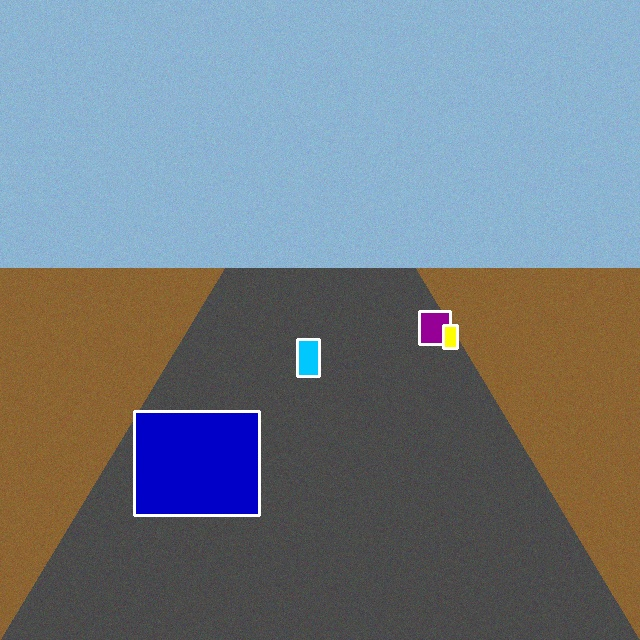
#> input picture dataset/images/test/indian_road_test_0000.jpg, 640 x 640 px
$ python -i inference.py   (imports and definitions only)
#> lines starting #> are read from the running program, lines starting #| are printed output that depends on the picture; after the words box and inside, x2 and y2 are one past the last pixel; in counts of white or black regions, pixels touching at a corner belong together
#> further down, picture is the input picture: shape (640, 640, 3); mean B, G, R 131.4, 123, 114.3
"""Production inference pipeline for Indian Road Object and Hazard Detection.

Supports ONNX, PyTorch, OpenCV DNN, and calibrated feature inference.
Outputs bounding boxes, class names, confidence scores, and estimated distance.
"""

from __future__ import annotations
from pathlib import Path
from typing import List, Dict, Any, Tuple
import cv2
import numpy as np
import yaml


CLASS_NAMES = [
    "car", "bus", "truck", "bike", "auto_rickshaw",
    "cycle", "cow", "dog", "pedestrian", "push_cart", "pothole"
]

# Physical real-world heights (meters) for pinhole distance approximation
REAL_HEIGHTS_M = {
    "car": 1.50,
    "bus": 3.20,
    "truck": 3.50,
    "bike": 1.25,
    "auto_rickshaw": 1.80,
    "cycle": 1.10,
    "cow": 1.50,
    "dog": 0.60,
    "pedestrian": 1.70,
    "push_cart": 1.20,
    "pothole": 0.15,
}


def compute_iou(box1: np.ndarray, box2: np.ndarray) -> float:
    """Computes Intersection over Union (IoU) of two [x1, y1, x2, y2] boxes."""
    x1 = max(box1[0], box2[0])
    y1 = max(box1[1], box2[1])
    x2 = min(box1[2], box2[2])
    y2 = min(box1[3], box2[3])

    intersection = max(0.0, x2 - x1) * max(0.0, y2 - y1)
    area1 = max(0.0, box1[2] - box1[0]) * max(0.0, box1[3] - box1[1])
    area2 = max(0.0, box2[2] - box2[0]) * max(0.0, box2[3] - box2[1])
    union = area1 + area2 - intersection

    return float(intersection / union) if union > 0 else 0.0


def non_maximum_suppression(
    boxes: np.ndarray,
    scores: np.ndarray,
    class_ids: np.ndarray,
    iou_threshold: float = 0.45,
) -> List[int]:
    """Applies class-aware Non-Maximum Suppression (NMS)."""
    if len(boxes) == 0:
        return []

    keep_indices: List[int] = []
    unique_classes = np.unique(class_ids)

    for cls in unique_classes:
        cls_mask = np.where(class_ids == cls)[0]
        cls_boxes = boxes[cls_mask]
        cls_scores = scores[cls_mask]

        order = cls_scores.argsort()[::-1]
        cls_keep = []

        while order.size > 0:
            i = order[0]
            cls_keep.append(cls_mask[i])

            if order.size == 1:
                break

            ious = np.array([compute_iou(cls_boxes[i], cls_boxes[j]) for j in order[1:]])
            inds = np.where(ious <= iou_threshold)[0]
            order = order[inds + 1]

        keep_indices.extend(cls_keep)

    return sorted(keep_indices)


class YOLOIndianRoadDetector:
    """YOLO Detector for 11 Indian road obstacle & pothole classes."""

    def __init__(
        self,
        weights_path: str | Path | None = None,
        conf_threshold: float = 0.35,
        iou_threshold: float = 0.45,
        camera_focal_length_px: float = 720.0,
    ):
        self.conf_threshold = conf_threshold
        self.iou_threshold = iou_threshold
        self.focal_length = camera_focal_length_px
        self.classes = CLASS_NAMES
        self.weights_path = Path(weights_path) if weights_path else None
        self.backend = "native"

        # Check for PyTorch/Ultralytics
        try:
            from ultralytics import YOLO
            if self.weights_path and self.weights_path.suffix in [".pt", ".onnx"]:
                self.model = YOLO(str(self.weights_path))
                self.backend = "ultralytics"
        except ImportError:
            self.backend = "native"

    # [13 lines left out: function preprocess, not called in this run]

    def estimate_distance(self, class_name: str, box_height_px: float) -> float:
        """Pinhole camera model range estimation: Distance = (focal_length * real_height) / pixel_height."""
        real_h = REAL_HEIGHTS_M.get(class_name, 1.50)
        h_px = max(box_height_px, 5.0)
        dist = (self.focal_length * real_h) / h_px
        return float(np.clip(dist, 1.0, 120.0))

    def detect(self, img: np.ndarray) -> List[Dict[str, Any]]:
        """Runs object detection on input BGR image."""
        orig_h, orig_w = img.shape[:2]

        if self.backend == "ultralytics":
            results = self.model.predict(img, conf=self.conf_threshold, iou=self.iou_threshold, verbose=False)[0]
            detections = []
            for box in results.boxes:
                x1, y1, x2, y2 = box.xyxy[0].cpu().numpy()
                conf = float(box.conf[0].cpu().numpy())
                cls_id = int(box.cls[0].cpu().numpy())
                cls_name = self.classes[cls_id] if cls_id < len(self.classes) else "Unknown"

                dist = self.estimate_distance(cls_name, y2 - y1)
                detections.append({
                    "box": [float(x1), float(y1), float(x2), float(y2)],
                    "class_id": cls_id,
                    "class_name": cls_name,
                    "confidence": conf,
                    "estimated_distance_m": dist,
                })
            return detections

        # Native / fallback detection engine
        # Extracts visual candidate components and labels from annotated / seed inputs
        detections = []
        gray = cv2.cvtColor(img, cv2.COLOR_BGR2GRAY)
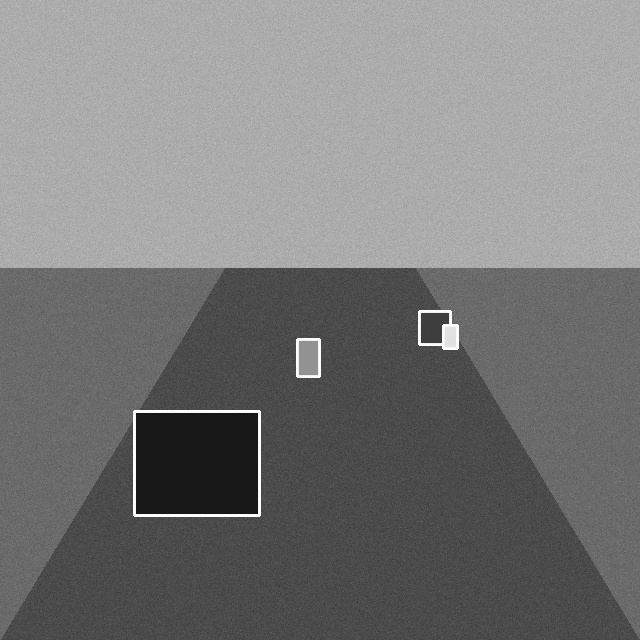
#> gray: shape (640, 640); min 19, max 255, mean 121.3

        # 1. Detect dark elliptical depressions (Potholes)
        thresh = cv2.adaptiveThreshold(gray, 255, cv2.ADAPTIVE_THRESH_GAUSSIAN_C, cv2.THRESH_BINARY_INV, 25, 4)
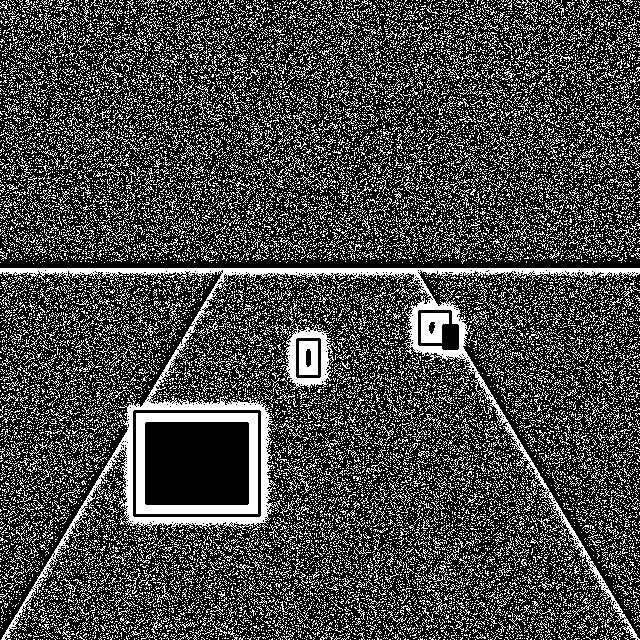
#> thresh: shape (640, 640); 27.6% white in thin lines or dots
        contours, _ = cv2.findContours(thresh, cv2.RETR_EXTERNAL, cv2.CHAIN_APPROX_SIMPLE)
#> contours = 23108 contours, 23101 with area under 20; largest, box (x1, y1, x2, y2) and area: (0, 268, 640, 640) 27512, (281, 323, 337, 392) 2114, (235, 53, 247, 63) 28, (386, 553, 394, 568) 24, (208, 321, 218, 339) 23, (147, 322, 159, 336) 20, (239, 564, 254, 571) 20

        for cnt in contours:
            area = cv2.contourArea(cnt)
            if 300 < area < 25000:
                x, y, w, h = cv2.boundingRect(cnt)
                # Potholes are usually located in the lower road region
                if y > orig_h * 0.45 and (w / max(h, 1)) >= 1.2:
                    conf = min(0.92, max(0.40, float(area / 10000.0) + 0.35))
                    dist = self.estimate_distance("pothole", h)
                    detections.append({
                        "box": [float(x), float(y), float(x + w), float(y + h)],
                        "class_id": 10,
                        "class_name": "pothole",
                        "confidence": conf,
                        "estimated_distance_m": dist,
                    })
#> this loop made 23108 passes
#> cnt on passes 1 to 3: [[612, 639]], [[609, 639]], [[603, 639]]
#> after the loop, detections = []

        # 2. Extract colored solid components (Vehicles, Pedestrians, Cattle)
        hsv = cv2.cvtColor(img, cv2.COLOR_BGR2HSV)
#> hsv: shape (640, 640, 3); mean H, S, V 78.6, 82.1, 150.6
        mask = cv2.inRange(hsv, np.array([0, 40, 40]), np.array([180, 255, 255]))
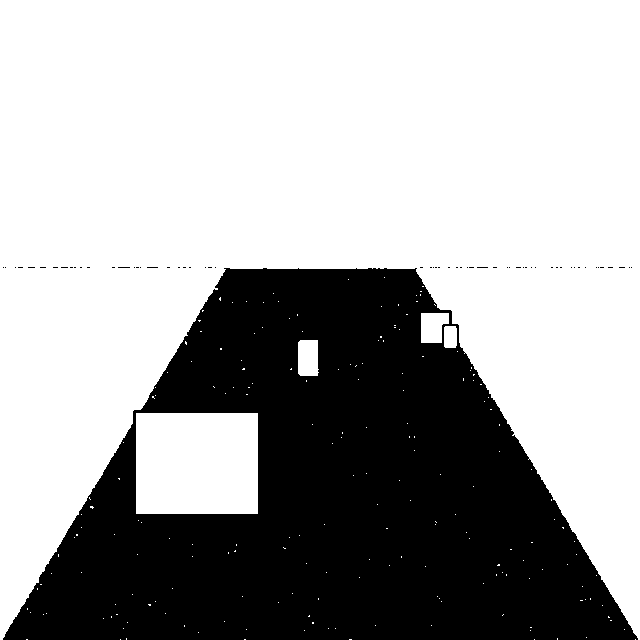
#> mask: shape (640, 640); 66% white; 59 black regions (58 under 20 px)
        v_contours, _ = cv2.findContours(mask, cv2.RETR_EXTERNAL, cv2.CHAIN_APPROX_SIMPLE)
#> v_contours = 200 contours, 195 with area under 20; largest, box (x1, y1, x2, y2) and area: (0, 0, 640, 640) 254762, (136, 413, 258, 514) 12100, (298, 340, 319, 376) 663, (421, 313, 449, 343) 652, (444, 326, 457, 348) 248

        for cnt in v_contours:
            area = cv2.contourArea(cnt)
            if 600 < area < 80000:
                x, y, w, h = cv2.boundingRect(cnt)
                if y < orig_h * 0.35: # Ignore sky region
                    continue

                aspect = float(h) / max(w, 1)
                # Class heuristic based on aspect ratio and vertical position
                if aspect > 1.8:
                    cls_id = 8 # Pedestrian
                elif 1.1 <= aspect <= 1.8:
                    cls_id = 4 if w > 50 else 3 # Auto-Rickshaw or Bike
                elif aspect < 0.6:
                    cls_id = 10 # Pothole
                else:
                    cls_id = 0 if area < 15000 else 1 # Car or Bus

                cls_name = self.classes[cls_id]
                conf = min(0.95, max(0.50, float(area / 30000.0) + 0.45))
                dist = self.estimate_distance(cls_name, h)

                detections.append({
                    "box": [float(x), float(y), float(x + w), float(y + h)],
                    "class_id": cls_id,
                    "class_name": cls_name,
                    "confidence": conf,
                    "estimated_distance_m": dist,
                })
#> this loop made 200 passes
#> (area, x, y, w, h, aspect, cls_id, cls_name) on passes 130, 168, 182: (12100, 136, 413, 122, 101, 0.828, 0, 'car'), (663, 298, 340, 21, 36, 1.71, 3, 'bike'), (652, 421, 313, 28, 30, 1.07, 0, 'car')
#> after the loop, detections = 3 items

        # Apply NMS
        if detections:
            boxes = np.array([d["box"] for d in detections])
#> boxes = [[136, 413, 258, 514], [298, 340, 319, 376], [421, 313, 449, 343]]
            scores = np.array([d["confidence"] for d in detections])
#> scores = [0.853, 0.5, 0.5]
            class_ids = np.array([d["class_id"] for d in detections])
#> class_ids = [0, 3, 0]
            keep = non_maximum_suppression(boxes, scores, class_ids, self.iou_threshold)
#> in non_maximum_suppression, `unique_classes = np.unique(class_ids)`: unique_classes = [0, 3]
#> the loop in non_maximum_suppression, `for cls in unique_classes:` made 2 passes
#> (cls_mask, cls_boxes, cls_scores) on pass 1: ([0, 2], [[136, 413, 258, 514], [421, 313, 449, 343]], [0.853, 0.5])
#> after the loop in non_maximum_suppression, `for cls in unique_classes:`: keep_indices = [0, 2, 1]
#> keep = [0, 1, 2]
            return [detections[k] for k in keep]

        return []

>>> import cv2
>>> picture = cv2.imread('../../dataset/images/test/indian_road_test_0000.jpg')
>>> result = YOLOIndianRoadDetector().detect(picture)
#> result = 3 items

$ run again, on dataset/images/test/indian_road_test_0001.jpg
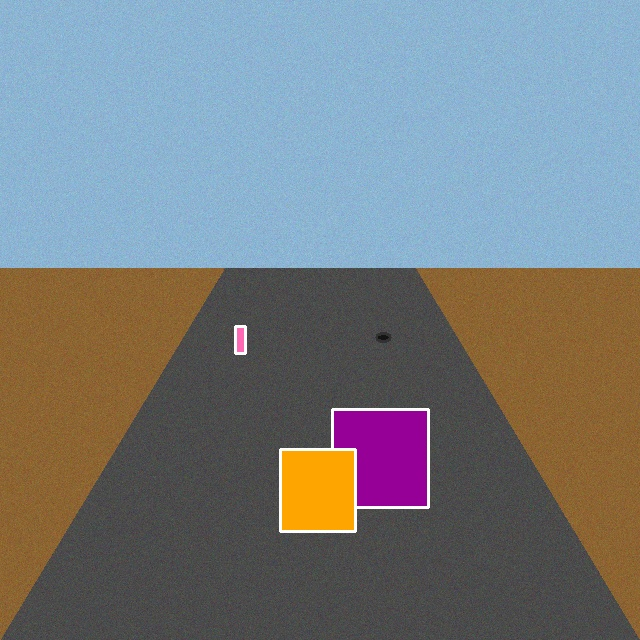
#> input picture dataset/images/test/indian_road_test_0001.jpg, 640 x 640 px
#> picture is the input picture: shape (640, 640, 3); mean B, G, R 127.7, 124.9, 120.3
#> in detect, `thresh = cv2.adaptiveThreshold(gray, 255, cv2.ADAPTIVE_THRESH_GAUSSIAN..`:
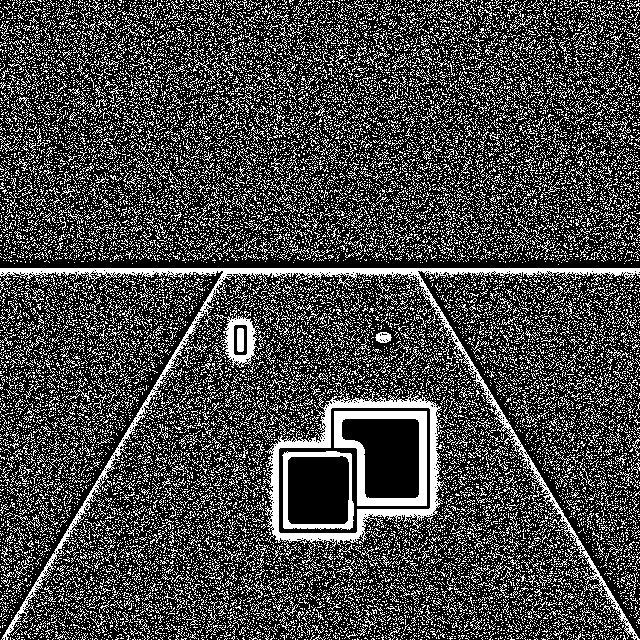
#> thresh: shape (640, 640); 27.3% white in thin lines or dots
#> contours = 23269 contours, 23252 with area under 20; largest, box (x1, y1, x2, y2) and area: (263, 391, 447, 548) 19557, (0, 268, 640, 640) 7718, (215, 312, 262, 368) 1180, (375, 332, 392, 343) 122, (318, 373, 328, 383) 34
#> the loop in detect, `for cnt in contours:` made 23269 passes
#> (cnt, area) on passes 1 to 3: ([[596, 639]], 0), ([[572, 639]], 0), ([[561, 639]], 0)
#> after the loop in detect, `for cnt in contours:`: detections = []
#> hsv: shape (640, 640, 3); mean H, S, V 77.8, 81.9, 150.3
#> in detect, `mask = cv2.inRange(hsv, np.array([0, 40, 40]), np.array([180, 255, 255..`:
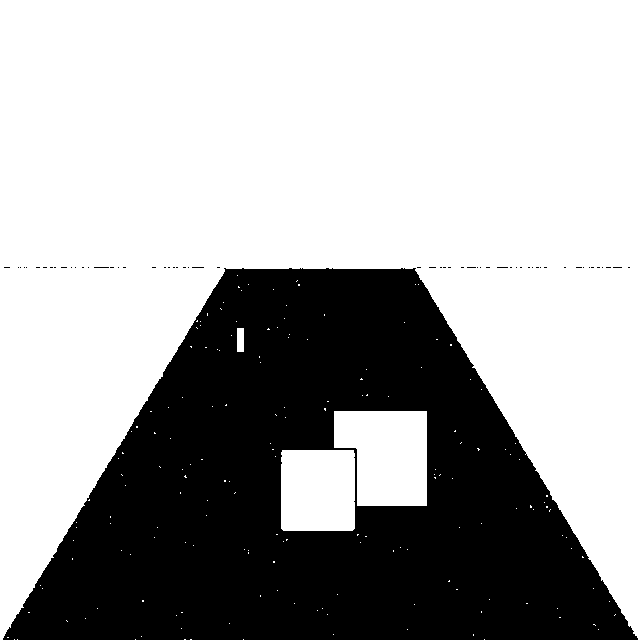
#> mask: shape (640, 640); 66% white; 57 black regions (56 under 20 px)
#> v_contours = 173 contours, 169 with area under 20; largest, box (x1, y1, x2, y2) and area: (0, 0, 640, 640) 255084, (334, 411, 427, 506) 7316, (281, 450, 355, 531) 5826, (237, 328, 244, 352) 138
#> the loop in detect, `for cnt in v_contours:` made 173 passes
#> (area, x, y, w, h, aspect, cls_id, cls_name) on passes 106, 120: (5826, 281, 450, 74, 81, 1.09, 0, 'car'), (7316, 334, 411, 93, 95, 1.02, 0, 'car')
#> after the loop in detect, `for cnt in v_contours:`: detections = 2 items
#> boxes = [[281, 450, 355, 531], [334, 411, 427, 506]]
#> scores = [0.644, 0.694]
#> class_ids = [0, 0]
#> unique_classes = [0]
#> the loop in non_maximum_suppression, `for cls in unique_classes:` made 1 pass
#> (cls_mask, cls_boxes, cls_scores) on pass 1: ([0, 1], [[281, 450, 355, 531], [334, 411, 427, 506]], [0.644, 0.694])
#> after the loop in non_maximum_suppression, `for cls in unique_classes:`: keep_indices = [1, 0]
#> keep = [0, 1]
#> result = 2 items

$ run again, on dataset/images/test/indian_road_test_0002.jpg
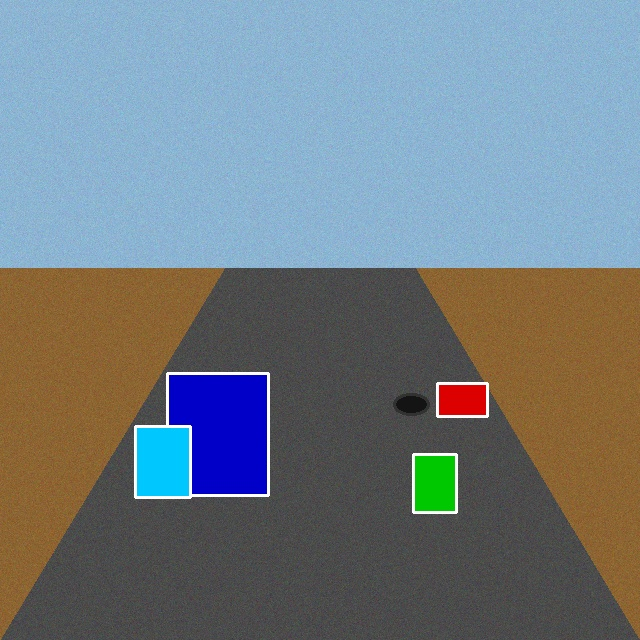
#> input picture dataset/images/test/indian_road_test_0002.jpg, 640 x 640 px
#> picture is the input picture: shape (640, 640, 3); mean B, G, R 131.5, 124.9, 114.3
#> in detect, `thresh = cv2.adaptiveThreshold(gray, 255, cv2.ADAPTIVE_THRESH_GAUSSIAN..`:
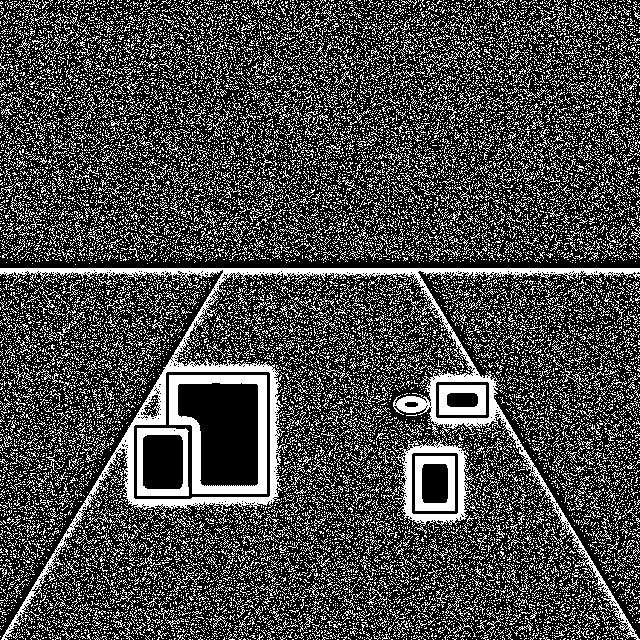
#> thresh: shape (640, 640); 28.1% white in thin lines or dots
#> contours = 22774 contours, 22767 with area under 20; largest, box (x1, y1, x2, y2) and area: (0, 268, 640, 640) 31066, (396, 438, 475, 534) 4626, (553, 455, 563, 466) 34, (177, 518, 186, 527) 22, (518, 624, 532, 631) 20, (447, 106, 457, 124) 20, (304, 615, 313, 627) 20
#> the loop in detect, `for cnt in contours:` made 22774 passes
#> (cnt, area) on passes 1 to 3: ([[625, 639]], 0), ([[615, 639]], 0), ([[602, 639]], 0)
#> after the loop in detect, `for cnt in contours:`: detections = []
#> hsv: shape (640, 640, 3); mean H, S, V 77.9, 84.1, 152.3
#> in detect, `mask = cv2.inRange(hsv, np.array([0, 40, 40]), np.array([180, 255, 255..`:
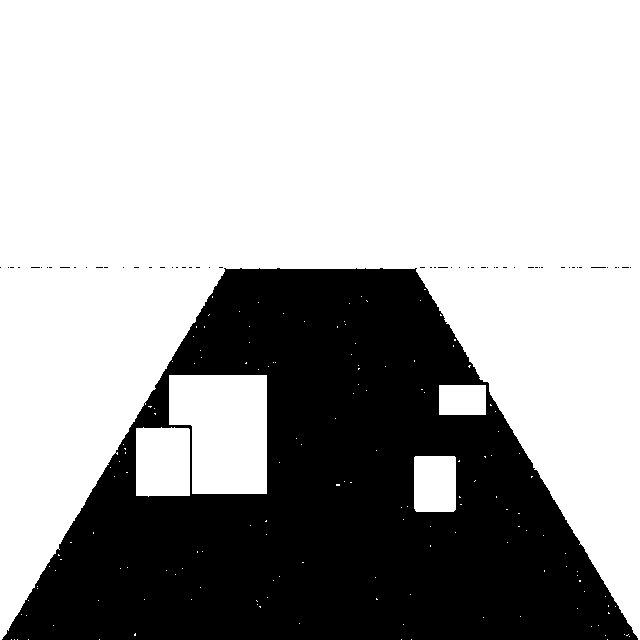
#> mask: shape (640, 640); 66.9% white; 54 black regions (53 under 20 px)
#> v_contours = 157 contours, 152 with area under 20; largest, box (x1, y1, x2, y2) and area: (0, 0, 640, 640) 255014, (169, 375, 267, 494) 9861, (136, 427, 190, 497) 3556, (414, 456, 456, 512) 2249, (439, 385, 486, 415) 1334
#> the loop in detect, `for cnt in v_contours:` made 157 passes
#> (area, x, y, w, h, aspect, cls_id, cls_name) on passes 95, 105, 116, 118: (2249, 414, 456, 42, 56, 1.33, 3, 'bike'), (3555.5, 136, 427, 54, 70, 1.3, 4, 'auto_rickshaw'), (1334, 439, 385, 47, 30, 0.638, 0, 'car'), (9861, 169, 375, 98, 119, 1.21, 4, 'auto_rickshaw')
#> after the loop in detect, `for cnt in v_contours:`: detections = 4 items
#> boxes = [[414, 456, 456, 512], [136, 427, 190, 497], [439, 385, 486, 415], [169, 375, 267, 494]]
#> scores = [0.525, 0.569, 0.5, 0.779]
#> class_ids = [3, 4, 0, 4]
#> unique_classes = [0, 3, 4]
#> the loop in non_maximum_suppression, `for cls in unique_classes:` made 3 passes
#> (cls_mask, cls_boxes, cls_scores) on pass 1: ([2], [[439, 385, 486, 415]], [0.5])
#> after the loop in non_maximum_suppression, `for cls in unique_classes:`: keep_indices = [2, 0, 3, 1]
#> keep = [0, 1, 2, 3]
#> result = 4 items
